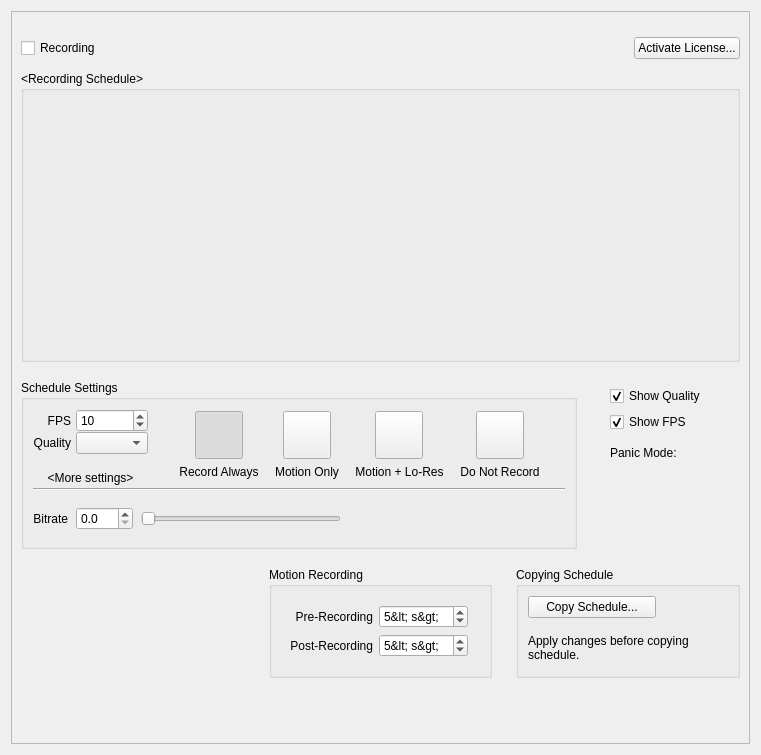
<?xml version="1.0" encoding="UTF-8"?>
<ui version="4.0">
 <class>CameraScheduleWidget</class>
 <widget class="QWidget" name="CameraScheduleWidget">
  <property name="geometry">
   <rect>
    <x>0</x>
    <y>0</y>
    <width>761</width>
    <height>755</height>
   </rect>
  </property>
  <layout class="QVBoxLayout" name="verticalLayout_6">
   <item>
    <widget class="QScrollArea" name="scrollArea">
     <property name="horizontalScrollBarPolicy">
      <enum>Qt::ScrollBarAlwaysOff</enum>
     </property>
     <property name="widgetResizable">
      <bool>true</bool>
     </property>
     <property name="alignment">
      <set>Qt::AlignLeading|Qt::AlignLeft|Qt::AlignTop</set>
     </property>
     <widget class="QWidget" name="scrollAreaWidgetContents">
      <property name="geometry">
       <rect>
        <x>0</x>
        <y>0</y>
        <width>741</width>
        <height>735</height>
       </rect>
      </property>
      <layout class="QVBoxLayout" name="verticalLayout_7" stretch="0,0,0,0,0,0,1">
       <item>
        <spacer name="verticalSpacer_8">
         <property name="orientation">
          <enum>Qt::Vertical</enum>
         </property>
         <property name="sizeType">
          <enum>QSizePolicy::Fixed</enum>
         </property>
         <property name="sizeHint" stdset="0">
          <size>
           <width>20</width>
           <height>16</height>
          </size>
         </property>
        </spacer>
       </item>
       <item>
        <layout class="QHBoxLayout" name="topButtonsLayout">
         <item>
          <widget class="QCheckBox" name="enableRecordingCheckBox">
           <property name="text">
            <string>Recording</string>
           </property>
           <property name="tristate">
            <bool>true</bool>
           </property>
          </widget>
         </item>
         <item>
          <spacer name="horizontalSpacer">
           <property name="orientation">
            <enum>Qt::Horizontal</enum>
           </property>
           <property name="sizeHint" stdset="0">
            <size>
             <width>40</width>
             <height>20</height>
            </size>
           </property>
          </spacer>
         </item>
         <item>
          <widget class="QPushButton" name="licensesButton">
           <property name="text">
            <string>Activate License...</string>
           </property>
          </widget>
         </item>
        </layout>
       </item>
       <item>
        <widget class="QnLicensesUsageWidget" name="licensesUsageWidget" native="true"/>
       </item>
       <item>
        <layout class="QVBoxLayout" name="recordingScheduleLayout">
         <property name="topMargin">
          <number>0</number>
         </property>
         <item>
          <widget class="QGroupBox" name="scheduleGridGroupBox">
           <property name="title">
            <string notr="true">&lt;Recording Schedule&gt;</string>
           </property>
           <property name="flat">
            <bool>true</bool>
           </property>
           <layout class="QVBoxLayout" name="scheduleGridLayout">
            <item>
             <widget class="QnScheduleGridWidget" name="gridWidget" native="true">
              <property name="enabled">
               <bool>true</bool>
              </property>
              <property name="sizePolicy">
               <sizepolicy hsizetype="MinimumExpanding" vsizetype="MinimumExpanding">
                <horstretch>0</horstretch>
                <verstretch>0</verstretch>
               </sizepolicy>
              </property>
              <property name="minimumSize">
               <size>
                <width>0</width>
                <height>250</height>
               </size>
              </property>
             </widget>
            </item>
           </layout>
          </widget>
         </item>
        </layout>
       </item>
       <item>
        <layout class="QHBoxLayout" name="scheduleSettingsLayout" stretch="3,1">
         <property name="spacing">
          <number>24</number>
         </property>
         <property name="topMargin">
          <number>12</number>
         </property>
         <item>
          <widget class="QGroupBox" name="settingsGroupBox">
           <property name="title">
            <string>Schedule Settings</string>
           </property>
           <layout class="QGridLayout" name="gridLayout_4">
            <property name="bottomMargin">
             <number>0</number>
            </property>
            <property name="verticalSpacing">
             <number>0</number>
            </property>
            <item row="0" column="1">
             <widget class="QWidget" name="scheduleSettingsButtons" native="true">
              <property name="sizePolicy">
               <sizepolicy hsizetype="MinimumExpanding" vsizetype="Maximum">
                <horstretch>0</horstretch>
                <verstretch>0</verstretch>
               </sizepolicy>
              </property>
              <layout class="QVBoxLayout" name="verticalLayout">
               <property name="topMargin">
                <number>2</number>
               </property>
               <property name="bottomMargin">
                <number>8</number>
               </property>
               <item>
                <layout class="QGridLayout" name="gridLayout" rowstretch="1,0" columnstretch="1,1,1,1">
                 <property name="leftMargin">
                  <number>16</number>
                 </property>
                 <property name="rightMargin">
                  <number>16</number>
                 </property>
                 <property name="horizontalSpacing">
                  <number>16</number>
                 </property>
                 <item row="0" column="0">
                  <layout class="QHBoxLayout" name="horizontalLayout_5">
                   <item>
                    <widget class="QnSelectableButton" name="recordAlwaysButton">
                     <property name="minimumSize">
                      <size>
                       <width>48</width>
                       <height>48</height>
                      </size>
                     </property>
                     <property name="maximumSize">
                      <size>
                       <width>48</width>
                       <height>48</height>
                      </size>
                     </property>
                     <property name="text">
                      <string/>
                     </property>
                     <property name="iconSize">
                      <size>
                       <width>48</width>
                       <height>48</height>
                      </size>
                     </property>
                     <property name="checkable">
                      <bool>true</bool>
                     </property>
                     <property name="checked">
                      <bool>true</bool>
                     </property>
                     <property name="autoExclusive">
                      <bool>true</bool>
                     </property>
                     <property name="popupMode">
                      <enum>QToolButton::DelayedPopup</enum>
                     </property>
                     <property name="autoRaise">
                      <bool>false</bool>
                     </property>
                    </widget>
                   </item>
                  </layout>
                 </item>
                 <item row="0" column="1">
                  <layout class="QHBoxLayout" name="horizontalLayout_6">
                   <item>
                    <widget class="QnSelectableButton" name="recordMotionButton">
                     <property name="minimumSize">
                      <size>
                       <width>48</width>
                       <height>48</height>
                      </size>
                     </property>
                     <property name="maximumSize">
                      <size>
                       <width>48</width>
                       <height>48</height>
                      </size>
                     </property>
                     <property name="text">
                      <string/>
                     </property>
                     <property name="iconSize">
                      <size>
                       <width>48</width>
                       <height>48</height>
                      </size>
                     </property>
                     <property name="checkable">
                      <bool>true</bool>
                     </property>
                     <property name="autoExclusive">
                      <bool>true</bool>
                     </property>
                     <property name="autoRaise">
                      <bool>false</bool>
                     </property>
                    </widget>
                   </item>
                  </layout>
                 </item>
                 <item row="0" column="2">
                  <layout class="QHBoxLayout" name="horizontalLayout_7">
                   <item>
                    <widget class="QnSelectableButton" name="recordMotionPlusLQButton">
                     <property name="minimumSize">
                      <size>
                       <width>48</width>
                       <height>48</height>
                      </size>
                     </property>
                     <property name="maximumSize">
                      <size>
                       <width>48</width>
                       <height>48</height>
                      </size>
                     </property>
                     <property name="text">
                      <string/>
                     </property>
                     <property name="iconSize">
                      <size>
                       <width>48</width>
                       <height>48</height>
                      </size>
                     </property>
                     <property name="checkable">
                      <bool>true</bool>
                     </property>
                     <property name="autoExclusive">
                      <bool>true</bool>
                     </property>
                     <property name="autoRaise">
                      <bool>false</bool>
                     </property>
                    </widget>
                   </item>
                  </layout>
                 </item>
                 <item row="0" column="3">
                  <layout class="QHBoxLayout" name="horizontalLayout_8">
                   <item>
                    <widget class="QnSelectableButton" name="noRecordButton">
                     <property name="minimumSize">
                      <size>
                       <width>48</width>
                       <height>48</height>
                      </size>
                     </property>
                     <property name="maximumSize">
                      <size>
                       <width>48</width>
                       <height>48</height>
                      </size>
                     </property>
                     <property name="text">
                      <string/>
                     </property>
                     <property name="iconSize">
                      <size>
                       <width>48</width>
                       <height>48</height>
                      </size>
                     </property>
                     <property name="checkable">
                      <bool>true</bool>
                     </property>
                     <property name="autoExclusive">
                      <bool>true</bool>
                     </property>
                     <property name="autoRaise">
                      <bool>false</bool>
                     </property>
                    </widget>
                   </item>
                  </layout>
                 </item>
                 <item row="1" column="0">
                  <widget class="QLabel" name="labelAlways">
                   <property name="sizePolicy">
                    <sizepolicy hsizetype="MinimumExpanding" vsizetype="Preferred">
                     <horstretch>0</horstretch>
                     <verstretch>0</verstretch>
                    </sizepolicy>
                   </property>
                   <property name="minimumSize">
                    <size>
                     <width>0</width>
                     <height>0</height>
                    </size>
                   </property>
                   <property name="text">
                    <string>Record Always</string>
                   </property>
                   <property name="textFormat">
                    <enum>Qt::AutoText</enum>
                   </property>
                   <property name="alignment">
                    <set>Qt::AlignCenter</set>
                   </property>
                   <property name="wordWrap">
                    <bool>true</bool>
                   </property>
                   <property name="buddy">
                    <cstring>recordAlwaysButton</cstring>
                   </property>
                  </widget>
                 </item>
                 <item row="1" column="1">
                  <widget class="QLabel" name="labelMotionOnly">
                   <property name="sizePolicy">
                    <sizepolicy hsizetype="MinimumExpanding" vsizetype="Preferred">
                     <horstretch>0</horstretch>
                     <verstretch>0</verstretch>
                    </sizepolicy>
                   </property>
                   <property name="text">
                    <string>Motion Only</string>
                   </property>
                   <property name="alignment">
                    <set>Qt::AlignCenter</set>
                   </property>
                   <property name="wordWrap">
                    <bool>true</bool>
                   </property>
                   <property name="buddy">
                    <cstring>recordMotionButton</cstring>
                   </property>
                  </widget>
                 </item>
                 <item row="1" column="2">
                  <widget class="QLabel" name="labelMotionPlusLQ">
                   <property name="sizePolicy">
                    <sizepolicy hsizetype="MinimumExpanding" vsizetype="Preferred">
                     <horstretch>0</horstretch>
                     <verstretch>0</verstretch>
                    </sizepolicy>
                   </property>
                   <property name="text">
                    <string>Motion + Lo-Res</string>
                   </property>
                   <property name="alignment">
                    <set>Qt::AlignCenter</set>
                   </property>
                   <property name="wordWrap">
                    <bool>true</bool>
                   </property>
                   <property name="buddy">
                    <cstring>recordMotionPlusLQButton</cstring>
                   </property>
                  </widget>
                 </item>
                 <item row="1" column="3">
                  <widget class="QLabel" name="labelNoRecord">
                   <property name="sizePolicy">
                    <sizepolicy hsizetype="MinimumExpanding" vsizetype="Preferred">
                     <horstretch>0</horstretch>
                     <verstretch>0</verstretch>
                    </sizepolicy>
                   </property>
                   <property name="text">
                    <string>Do Not Record</string>
                   </property>
                   <property name="alignment">
                    <set>Qt::AlignCenter</set>
                   </property>
                   <property name="wordWrap">
                    <bool>true</bool>
                   </property>
                   <property name="buddy">
                    <cstring>noRecordButton</cstring>
                   </property>
                  </widget>
                 </item>
                </layout>
               </item>
               <item>
                <spacer name="verticalSpacer">
                 <property name="orientation">
                  <enum>Qt::Vertical</enum>
                 </property>
                 <property name="sizeHint" stdset="0">
                  <size>
                   <width>1</width>
                   <height>1</height>
                  </size>
                 </property>
                </spacer>
               </item>
              </layout>
             </widget>
            </item>
            <item row="1" column="0" colspan="2">
             <widget class="QWidget" name="advancedSettingsWidget" native="true">
              <layout class="QVBoxLayout" name="verticalLayout_4">
               <property name="spacing">
                <number>16</number>
               </property>
               <property name="leftMargin">
                <number>0</number>
               </property>
               <property name="topMargin">
                <number>0</number>
               </property>
               <property name="rightMargin">
                <number>0</number>
               </property>
               <property name="bottomMargin">
                <number>16</number>
               </property>
               <item>
                <widget class="Line" name="line">
                 <property name="orientation">
                  <enum>Qt::Horizontal</enum>
                 </property>
                </widget>
               </item>
               <item>
                <layout class="QHBoxLayout" name="horizontalLayout">
                 <property name="spacing">
                  <number>8</number>
                 </property>
                 <item>
                  <widget class="QLabel" name="bitrateLabel">
                   <property name="text">
                    <string>Bitrate</string>
                   </property>
                   <property name="alignment">
                    <set>Qt::AlignRight|Qt::AlignTrailing|Qt::AlignVCenter</set>
                   </property>
                   <property name="buddy">
                    <cstring>bitrateSpinBox</cstring>
                   </property>
                  </widget>
                 </item>
                 <item>
                  <widget class="QDoubleSpinBox" name="bitrateSpinBox">
                   <property name="decimals">
                    <number>1</number>
                   </property>
                   <property name="singleStep">
                    <double>0.100000000000000</double>
                   </property>
                  </widget>
                 </item>
                 <item>
                  <widget class="QSlider" name="bitrateSlider">
                   <property name="maximumSize">
                    <size>
                     <width>200</width>
                     <height>16777215</height>
                    </size>
                   </property>
                   <property name="maximum">
                    <number>1000</number>
                   </property>
                   <property name="singleStep">
                    <number>10</number>
                   </property>
                   <property name="pageStep">
                    <number>100</number>
                   </property>
                   <property name="orientation">
                    <enum>Qt::Horizontal</enum>
                   </property>
                  </widget>
                 </item>
                 <item>
                  <spacer name="horizontalSpacer_2">
                   <property name="orientation">
                    <enum>Qt::Horizontal</enum>
                   </property>
                   <property name="sizeHint" stdset="0">
                    <size>
                     <width>40</width>
                     <height>20</height>
                    </size>
                   </property>
                  </spacer>
                 </item>
                </layout>
               </item>
              </layout>
             </widget>
            </item>
            <item row="0" column="0">
             <layout class="QGridLayout" name="gridLayout_3" columnstretch="1,0">
              <property name="horizontalSpacing">
               <number>5</number>
              </property>
              <item row="0" column="0">
               <widget class="QLabel" name="fpsLabel">
                <property name="sizePolicy">
                 <sizepolicy hsizetype="Preferred" vsizetype="Preferred">
                  <horstretch>0</horstretch>
                  <verstretch>0</verstretch>
                 </sizepolicy>
                </property>
                <property name="text">
                 <string>FPS</string>
                </property>
                <property name="alignment">
                 <set>Qt::AlignRight|Qt::AlignTrailing|Qt::AlignVCenter</set>
                </property>
               </widget>
              </item>
              <item row="0" column="1">
               <widget class="QSpinBox" name="fpsSpinBox">
                <property name="minimum">
                 <number>1</number>
                </property>
                <property name="maximum">
                 <number>30</number>
                </property>
                <property name="value">
                 <number>10</number>
                </property>
               </widget>
              </item>
              <item row="1" column="0">
               <widget class="nx::client::desktop::LabelWithHint" name="qualityLabel">
                <property name="sizePolicy">
                 <sizepolicy hsizetype="Preferred" vsizetype="Preferred">
                  <horstretch>0</horstretch>
                  <verstretch>0</verstretch>
                 </sizepolicy>
                </property>
                <property name="text">
                 <string>Quality</string>
                </property>
                <property name="alignment">
                 <set>Qt::AlignRight|Qt::AlignTrailing|Qt::AlignVCenter</set>
                </property>
                <property name="buddy">
                 <cstring>qualityComboBox</cstring>
                </property>
               </widget>
              </item>
              <item row="1" column="1">
               <widget class="QComboBox" name="qualityComboBox">
                <property name="sizePolicy">
                 <sizepolicy hsizetype="Preferred" vsizetype="Preferred">
                  <horstretch>0</horstretch>
                  <verstretch>0</verstretch>
                 </sizepolicy>
                </property>
                <property name="minimumSize">
                 <size>
                  <width>0</width>
                  <height>0</height>
                 </size>
                </property>
                <property name="currentIndex">
                 <number>-1</number>
                </property>
               </widget>
              </item>
              <item row="2" column="0">
               <spacer name="verticalSpacer_2">
                <property name="orientation">
                 <enum>Qt::Vertical</enum>
                </property>
                <property name="sizeHint" stdset="0">
                 <size>
                  <width>10</width>
                  <height>1</height>
                 </size>
                </property>
               </spacer>
              </item>
              <item row="3" column="0" colspan="2">
               <widget class="QPushButton" name="advancedSettingsButton">
                <property name="maximumSize">
                 <size>
                  <width>16777215</width>
                  <height>20</height>
                 </size>
                </property>
                <property name="text">
                 <string notr="true">&lt;More settings&gt;</string>
                </property>
                <property name="flat">
                 <bool>true</bool>
                </property>
               </widget>
              </item>
             </layout>
            </item>
           </layout>
          </widget>
         </item>
         <item>
          <widget class="QWidget" name="widget" native="true">
           <property name="minimumSize">
            <size>
             <width>100</width>
             <height>100</height>
            </size>
           </property>
           <layout class="QFormLayout" name="formLayout_2">
            <property name="topMargin">
             <number>6</number>
            </property>
            <item row="0" column="0">
             <widget class="QCheckBox" name="displayQualityCheckBox">
              <property name="text">
               <string>Show Quality</string>
              </property>
              <property name="checked">
               <bool>true</bool>
              </property>
             </widget>
            </item>
            <item row="1" column="0">
             <widget class="QCheckBox" name="displayFpsCheckBox">
              <property name="text">
               <string>Show FPS</string>
              </property>
              <property name="checked">
               <bool>true</bool>
              </property>
             </widget>
            </item>
            <item row="2" column="0" colspan="2">
             <layout class="QHBoxLayout" name="horizontalLayout_13" stretch="0,1">
              <property name="spacing">
               <number>2</number>
              </property>
              <property name="topMargin">
               <number>8</number>
              </property>
              <item>
               <widget class="QLabel" name="panicModeTitleLabel">
                <property name="text">
                 <string>Panic Mode:</string>
                </property>
               </widget>
              </item>
              <item>
               <widget class="QLabel" name="panicModeLabel"/>
              </item>
             </layout>
            </item>
            <item row="3" column="0" colspan="2">
             <spacer name="verticalSpacer_3">
              <property name="orientation">
               <enum>Qt::Vertical</enum>
              </property>
              <property name="sizeHint" stdset="0">
               <size>
                <width>40</width>
                <height>20</height>
               </size>
              </property>
             </spacer>
            </item>
           </layout>
          </widget>
         </item>
        </layout>
       </item>
       <item>
        <layout class="QHBoxLayout" name="bottomParametersLayout" stretch="1,1,1">
         <property name="spacing">
          <number>24</number>
         </property>
         <property name="topMargin">
          <number>12</number>
         </property>
         <property name="bottomMargin">
          <number>0</number>
         </property>
         <item>
          <widget class="QnArchiveLengthWidget" name="archiveLengthWidget" native="true">
           <property name="minimumSize">
            <size>
             <width>50</width>
             <height>0</height>
            </size>
           </property>
          </widget>
         </item>
         <item>
          <widget class="QGroupBox" name="motionGroupBox">
           <property name="title">
            <string>Motion Recording</string>
           </property>
           <property name="flat">
            <bool>true</bool>
           </property>
           <layout class="QVBoxLayout" name="verticalLayout_3">
            <item>
             <widget class="QWidget" name="widget_3" native="true">
              <property name="sizePolicy">
               <sizepolicy hsizetype="Maximum" vsizetype="Maximum">
                <horstretch>0</horstretch>
                <verstretch>0</verstretch>
               </sizepolicy>
              </property>
              <layout class="QGridLayout" name="gridLayout_2">
               <item row="0" column="0">
                <widget class="QLabel" name="label_9">
                 <property name="text">
                  <string>Pre-Recording</string>
                 </property>
                 <property name="alignment">
                  <set>Qt::AlignRight|Qt::AlignTrailing|Qt::AlignVCenter</set>
                 </property>
                 <property name="buddy">
                  <cstring>recordBeforeSpinBox</cstring>
                 </property>
                </widget>
               </item>
               <item row="0" column="1">
                <widget class="QSpinBox" name="recordBeforeSpinBox">
                 <property name="suffix">
                  <string notr="true" extracomment="Short for &quot;seconds&quot;">&lt; s&gt;</string>
                 </property>
                 <property name="minimum">
                  <number>3</number>
                 </property>
                 <property name="maximum">
                  <number>20</number>
                 </property>
                 <property name="value">
                  <number>5</number>
                 </property>
                </widget>
               </item>
               <item row="1" column="0">
                <widget class="QLabel" name="label_10">
                 <property name="text">
                  <string>Post-Recording</string>
                 </property>
                 <property name="alignment">
                  <set>Qt::AlignRight|Qt::AlignTrailing|Qt::AlignVCenter</set>
                 </property>
                 <property name="buddy">
                  <cstring>recordAfterSpinBox</cstring>
                 </property>
                </widget>
               </item>
               <item row="1" column="1">
                <widget class="QSpinBox" name="recordAfterSpinBox">
                 <property name="suffix">
                  <string notr="true" extracomment="Short for &quot;seconds&quot;">&lt; s&gt;</string>
                 </property>
                 <property name="minimum">
                  <number>3</number>
                 </property>
                 <property name="maximum">
                  <number>20</number>
                 </property>
                 <property name="value">
                  <number>5</number>
                 </property>
                </widget>
               </item>
              </layout>
             </widget>
            </item>
            <item>
             <spacer name="verticalSpacer_5">
              <property name="orientation">
               <enum>Qt::Vertical</enum>
              </property>
              <property name="sizeHint" stdset="0">
               <size>
                <width>0</width>
                <height>0</height>
               </size>
              </property>
             </spacer>
            </item>
           </layout>
          </widget>
         </item>
         <item>
          <widget class="QGroupBox" name="copyScheduleGroupBox">
           <property name="title">
            <string>Copying Schedule</string>
           </property>
           <property name="flat">
            <bool>true</bool>
           </property>
           <layout class="QVBoxLayout" name="verticalLayout_5" stretch="0,0,1">
            <property name="spacing">
             <number>16</number>
            </property>
            <item>
             <widget class="QPushButton" name="exportScheduleButton">
              <property name="sizePolicy">
               <sizepolicy hsizetype="Fixed" vsizetype="Fixed">
                <horstretch>0</horstretch>
                <verstretch>0</verstretch>
               </sizepolicy>
              </property>
              <property name="minimumSize">
               <size>
                <width>128</width>
                <height>0</height>
               </size>
              </property>
              <property name="text">
               <string>Copy Schedule...</string>
              </property>
             </widget>
            </item>
            <item>
             <widget class="QLabel" name="exportWarningLabel">
              <property name="text">
               <string>Apply changes before copying schedule.</string>
              </property>
              <property name="wordWrap">
               <bool>true</bool>
              </property>
             </widget>
            </item>
            <item>
             <spacer name="verticalSpacer_4">
              <property name="orientation">
               <enum>Qt::Vertical</enum>
              </property>
              <property name="sizeHint" stdset="0">
               <size>
                <width>0</width>
                <height>0</height>
               </size>
              </property>
             </spacer>
            </item>
           </layout>
          </widget>
         </item>
        </layout>
       </item>
       <item>
        <spacer name="verticalSpacer_7">
         <property name="orientation">
          <enum>Qt::Vertical</enum>
         </property>
         <property name="sizeType">
          <enum>QSizePolicy::MinimumExpanding</enum>
         </property>
         <property name="sizeHint" stdset="0">
          <size>
           <width>20</width>
           <height>16</height>
          </size>
         </property>
        </spacer>
       </item>
      </layout>
     </widget>
    </widget>
   </item>
  </layout>
 </widget>
 <customwidgets>
  <customwidget>
   <class>QnScheduleGridWidget</class>
   <extends>QWidget</extends>
   <header location="global">ui/widgets/properties/schedule_grid_widget.h</header>
   <container>1</container>
  </customwidget>
  <customwidget>
   <class>QnLicensesUsageWidget</class>
   <extends>QWidget</extends>
   <header location="global">ui/widgets/licensing/licenses_usage_widget.h</header>
   <container>1</container>
  </customwidget>
  <customwidget>
   <class>QnSelectableButton</class>
   <extends>QToolButton</extends>
   <header location="global">ui/widgets/common/selectable_button.h</header>
  </customwidget>
  <customwidget>
   <class>QnArchiveLengthWidget</class>
   <extends>QWidget</extends>
   <header location="global">ui/widgets/properties/archive_length_widget.h</header>
   <container>1</container>
  </customwidget>
  <customwidget>
   <class>nx::client::desktop::LabelWithHint</class>
   <extends>QLabel</extends>
   <header location="global">nx/client/desktop/common/widgets/widget_with_hint.h</header>
  </customwidget>
 </customwidgets>
 <tabstops>
  <tabstop>enableRecordingCheckBox</tabstop>
  <tabstop>licensesButton</tabstop>
  <tabstop>fpsSpinBox</tabstop>
  <tabstop>qualityComboBox</tabstop>
  <tabstop>recordAlwaysButton</tabstop>
  <tabstop>recordMotionButton</tabstop>
  <tabstop>recordMotionPlusLQButton</tabstop>
  <tabstop>noRecordButton</tabstop>
  <tabstop>displayQualityCheckBox</tabstop>
  <tabstop>displayFpsCheckBox</tabstop>
  <tabstop>recordBeforeSpinBox</tabstop>
  <tabstop>recordAfterSpinBox</tabstop>
 </tabstops>
 <resources/>
 <connections/>
 <slots>
  <slot>doNotChangeStateChanged(int)</slot>
 </slots>
</ui>
